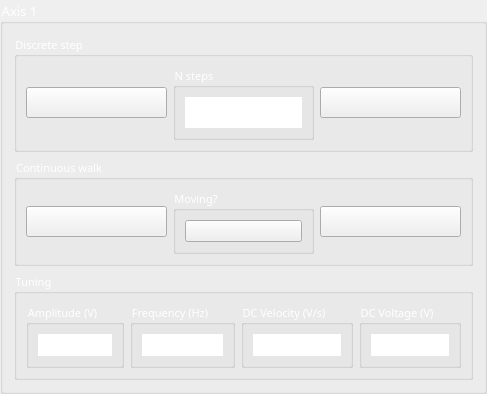
         <widget class="QGroupBox" name="verticalGroupBox_5">
          <property name="maximumSize">
           <size>
            <width>400</width>
            <height>300</height>
           </size>
          </property>
          <property name="font">
           <font>
            <family>Calibri Light</family>
            <pointsize>10</pointsize>
           </font>
          </property>
          <property name="styleSheet">
           <string notr="true">color: rgb(255, 255, 255);</string>
          </property>
          <property name="title">
           <string>Axis 1</string>
          </property>
          <layout class="QVBoxLayout" name="verticalLayout_6">
           <item>
            <widget class="QGroupBox" name="groupBox_28">
             <property name="font">
              <font>
               <family>Calibri Light</family>
               <pointsize>8</pointsize>
              </font>
             </property>
             <property name="styleSheet">
              <string notr="true">color: rgb(255, 255, 255);</string>
             </property>
             <property name="title">
              <string>Discrete step</string>
             </property>
             <layout class="QHBoxLayout" name="horizontalLayout_30">
              <item>
               <widget class="QPushButton" name="step_left_4">
                <property name="minimumSize">
                 <size>
                  <width>0</width>
                  <height>0</height>
                 </size>
                </property>
                <property name="font">
                 <font>
                  <family>Calibri Light</family>
                  <pointsize>12</pointsize>
                 </font>
                </property>
                <property name="styleSheet">
                 <string notr="true"/>
                </property>
                <property name="text">
                 <string/>
                </property>
                <property name="icon">
                 <iconset>
                  <normaloff>left_arrow.svg</normaloff>left_arrow.svg</iconset>
                </property>
                <property name="iconSize">
                 <size>
                  <width>36</width>
                  <height>36</height>
                 </size>
                </property>
                <property name="checkable">
                 <bool>false</bool>
                </property>
               </widget>
              </item>
              <item>
               <widget class="QGroupBox" name="groupBox_29">
                <property name="font">
                 <font>
                  <family>Calibri Light</family>
                  <pointsize>8</pointsize>
                 </font>
                </property>
                <property name="title">
                 <string>N steps</string>
                </property>
                <layout class="QHBoxLayout" name="horizontalLayout_31">
                 <item>
                  <widget class="QSpinBox" name="n_steps_4">
                   <property name="font">
                    <font>
                     <family>Calibri Light</family>
                     <pointsize>12</pointsize>
                     <weight>3</weight>
                     <italic>false</italic>
                     <bold>false</bold>
                    </font>
                   </property>
                   <property name="styleSheet">
                    <string notr="true">font: 25 12pt &quot;Calibri Light&quot;;</string>
                   </property>
                   <property name="frame">
                    <bool>false</bool>
                   </property>
                   <property name="alignment">
                    <set>Qt::AlignCenter</set>
                   </property>
                   <property name="buttonSymbols">
                    <enum>QAbstractSpinBox::NoButtons</enum>
                   </property>
                   <property name="maximum">
                    <number>100</number>
                   </property>
                   <property name="value">
                    <number>1</number>
                   </property>
                  </widget>
                 </item>
                </layout>
               </widget>
              </item>
              <item>
               <widget class="QPushButton" name="step_right_4">
                <property name="minimumSize">
                 <size>
                  <width>0</width>
                  <height>0</height>
                 </size>
                </property>
                <property name="font">
                 <font>
                  <family>Calibri Light</family>
                  <pointsize>12</pointsize>
                 </font>
                </property>
                <property name="styleSheet">
                 <string notr="true"/>
                </property>
                <property name="text">
                 <string/>
                </property>
                <property name="icon">
                 <iconset>
                  <normaloff>right_arrow.svg</normaloff>right_arrow.svg</iconset>
                </property>
                <property name="iconSize">
                 <size>
                  <width>36</width>
                  <height>36</height>
                 </size>
                </property>
                <property name="checkable">
                 <bool>false</bool>
                </property>
               </widget>
              </item>
             </layout>
            </widget>
           </item>
           <item>
            <widget class="QGroupBox" name="groupBox_30">
             <property name="font">
              <font>
               <family>Calibri Light</family>
               <pointsize>8</pointsize>
              </font>
             </property>
             <property name="styleSheet">
              <string notr="true">color: rgb(255, 255, 255);</string>
             </property>
             <property name="title">
              <string>Continuous walk</string>
             </property>
             <layout class="QHBoxLayout" name="horizontalLayout_32">
              <item>
               <widget class="QPushButton" name="walk_left_4">
                <property name="minimumSize">
                 <size>
                  <width>0</width>
                  <height>0</height>
                 </size>
                </property>
                <property name="font">
                 <font>
                  <family>Calibri Light</family>
                  <pointsize>12</pointsize>
                 </font>
                </property>
                <property name="styleSheet">
                 <string notr="true"/>
                </property>
                <property name="text">
                 <string/>
                </property>
                <property name="icon">
                 <iconset>
                  <normaloff>left_arrow.svg</normaloff>left_arrow.svg</iconset>
                </property>
                <property name="iconSize">
                 <size>
                  <width>36</width>
                  <height>36</height>
                 </size>
                </property>
                <property name="checkable">
                 <bool>false</bool>
                </property>
               </widget>
              </item>
              <item>
               <widget class="QGroupBox" name="groupBox_31">
                <property name="font">
                 <font>
                  <family>Calibri Light</family>
                  <pointsize>8</pointsize>
                 </font>
                </property>
                <property name="title">
                 <string>Moving?</string>
                </property>
                <layout class="QHBoxLayout" name="horizontalLayout_33">
                 <item>
                  <widget class="QPushButton" name="is_moving_4">
                   <property name="minimumSize">
                    <size>
                     <width>0</width>
                     <height>0</height>
                    </size>
                   </property>
                   <property name="text">
                    <string/>
                   </property>
                   <property name="icon">
                    <iconset>
                     <normaloff>red_LED_off.svg</normaloff>
                     <normalon>red_LED_on.svg</normalon>red_LED_off.svg</iconset>
                   </property>
                   <property name="checkable">
                    <bool>true</bool>
                   </property>
                  </widget>
                 </item>
                </layout>
               </widget>
              </item>
              <item>
               <widget class="QPushButton" name="walk_right_4">
                <property name="minimumSize">
                 <size>
                  <width>0</width>
                  <height>0</height>
                 </size>
                </property>
                <property name="font">
                 <font>
                  <family>Calibri Light</family>
                  <pointsize>12</pointsize>
                 </font>
                </property>
                <property name="styleSheet">
                 <string notr="true"/>
                </property>
                <property name="text">
                 <string/>
                </property>
                <property name="icon">
                 <iconset>
                  <normaloff>right_arrow.svg</normaloff>right_arrow.svg</iconset>
                </property>
                <property name="iconSize">
                 <size>
                  <width>36</width>
                  <height>36</height>
                 </size>
                </property>
                <property name="checkable">
                 <bool>false</bool>
                </property>
               </widget>
              </item>
             </layout>
            </widget>
           </item>
           <item>
            <widget class="QGroupBox" name="groupBox_32">
             <property name="font">
              <font>
               <family>Calibri Light</family>
               <pointsize>8</pointsize>
              </font>
             </property>
             <property name="styleSheet">
              <string notr="true">color: rgb(255, 255, 255);</string>
             </property>
             <property name="title">
              <string>Tuning</string>
             </property>
             <layout class="QHBoxLayout" name="horizontalLayout_34">
              <item>
               <widget class="QGroupBox" name="groupBox_33">
                <property name="font">
                 <font>
                  <family>Calibri Light</family>
                  <pointsize>8</pointsize>
                 </font>
                </property>
                <property name="title">
                 <string>Amplitude (V)</string>
                </property>
                <layout class="QHBoxLayout" name="horizontalLayout_35">
                 <item>
                  <widget class="QDoubleSpinBox" name="amplitude_4">
                   <property name="styleSheet">
                    <string notr="true">font: 25 12pt &quot;Calibri Light&quot;;
color: rgb(255, 255, 255);</string>
                   </property>
                   <property name="frame">
                    <bool>false</bool>
                   </property>
                   <property name="alignment">
                    <set>Qt::AlignCenter</set>
                   </property>
                   <property name="buttonSymbols">
                    <enum>QAbstractSpinBox::NoButtons</enum>
                   </property>
                   <property name="decimals">
                    <number>1</number>
                   </property>
                   <property name="maximum">
                    <double>100.000000000000000</double>
                   </property>
                   <property name="value">
                    <double>50.000000000000000</double>
                   </property>
                  </widget>
                 </item>
                </layout>
               </widget>
              </item>
              <item>
               <widget class="QGroupBox" name="groupBox_34">
                <property name="font">
                 <font>
                  <family>Calibri Light</family>
                  <pointsize>8</pointsize>
                 </font>
                </property>
                <property name="title">
                 <string>Frequency (Hz)</string>
                </property>
                <layout class="QHBoxLayout" name="horizontalLayout_36">
                 <item>
                  <widget class="QDoubleSpinBox" name="frequency_4">
                   <property name="styleSheet">
                    <string notr="true">font: 25 12pt &quot;Calibri Light&quot;;
color: rgb(255, 255, 255);</string>
                   </property>
                   <property name="frame">
                    <bool>false</bool>
                   </property>
                   <property name="alignment">
                    <set>Qt::AlignCenter</set>
                   </property>
                   <property name="buttonSymbols">
                    <enum>QAbstractSpinBox::NoButtons</enum>
                   </property>
                   <property name="decimals">
                    <number>1</number>
                   </property>
                   <property name="maximum">
                    <double>20000.000000000000000</double>
                   </property>
                   <property name="value">
                    <double>30.000000000000000</double>
                   </property>
                  </widget>
                 </item>
                </layout>
               </widget>
              </item>
              <item>
               <widget class="QGroupBox" name="groupBox_35">
                <property name="font">
                 <font>
                  <family>Calibri Light</family>
                  <pointsize>8</pointsize>
                 </font>
                </property>
                <property name="title">
                 <string>DC Velocity (V/s)</string>
                </property>
                <layout class="QHBoxLayout" name="horizontalLayout_37">
                 <item>
                  <widget class="QDoubleSpinBox" name="velocity_4">
                   <property name="styleSheet">
                    <string notr="true">font: 25 12pt &quot;Calibri Light&quot;;
color: rgb(255, 255, 255);</string>
                   </property>
                   <property name="frame">
                    <bool>false</bool>
                   </property>
                   <property name="alignment">
                    <set>Qt::AlignCenter</set>
                   </property>
                   <property name="buttonSymbols">
                    <enum>QAbstractSpinBox::NoButtons</enum>
                   </property>
                   <property name="decimals">
                    <number>1</number>
                   </property>
                   <property name="maximum">
                    <double>10000000.000000000000000</double>
                   </property>
                   <property name="value">
                    <double>100.000000000000000</double>
                   </property>
                  </widget>
                 </item>
                </layout>
               </widget>
              </item>
              <item>
               <widget class="QGroupBox" name="groupBox_36">
                <property name="font">
                 <font>
                  <family>Calibri Light</family>
                  <pointsize>8</pointsize>
                 </font>
                </property>
                <property name="title">
                 <string>DC Voltage (V)</string>
                </property>
                <layout class="QHBoxLayout" name="horizontalLayout_38">
                 <item>
                  <widget class="QDoubleSpinBox" name="voltage_4">
                   <property name="styleSheet">
                    <string notr="true">font: 25 12pt &quot;Calibri Light&quot;;
color: rgb(255, 255, 255);</string>
                   </property>
                   <property name="frame">
                    <bool>false</bool>
                   </property>
                   <property name="alignment">
                    <set>Qt::AlignCenter</set>
                   </property>
                   <property name="buttonSymbols">
                    <enum>QAbstractSpinBox::NoButtons</enum>
                   </property>
                   <property name="decimals">
                    <number>1</number>
                   </property>
                   <property name="maximum">
                    <double>100.000000000000000</double>
                   </property>
                   <property name="value">
                    <double>50.000000000000000</double>
                   </property>
                  </widget>
                 </item>
                </layout>
               </widget>
              </item>
             </layout>
            </widget>
           </item>
          </layout>
         </widget>
